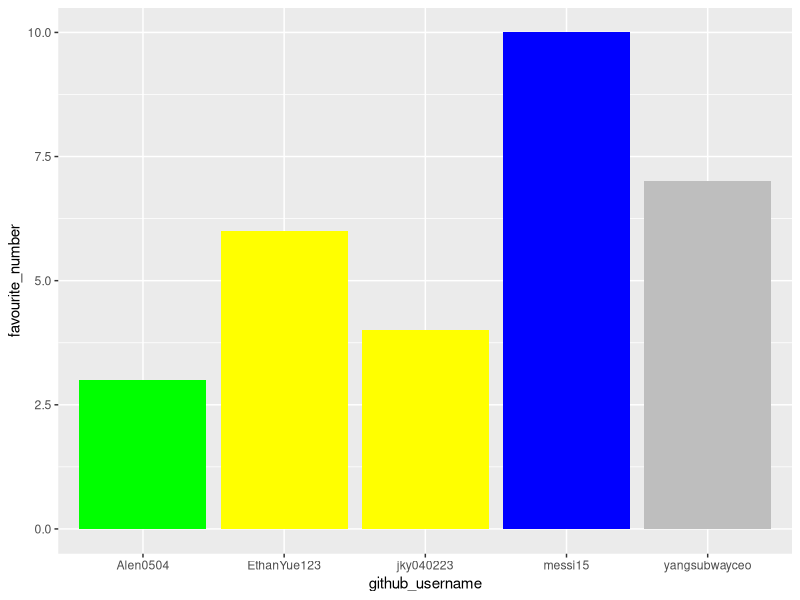
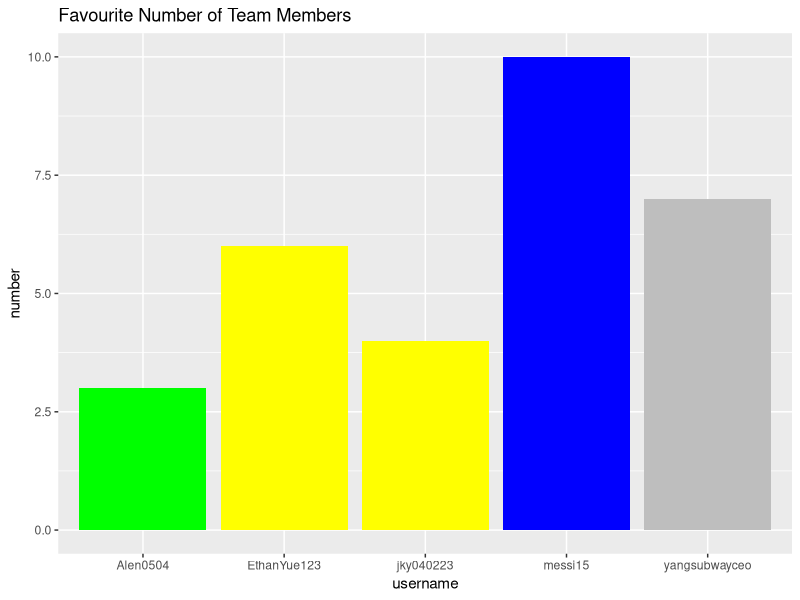
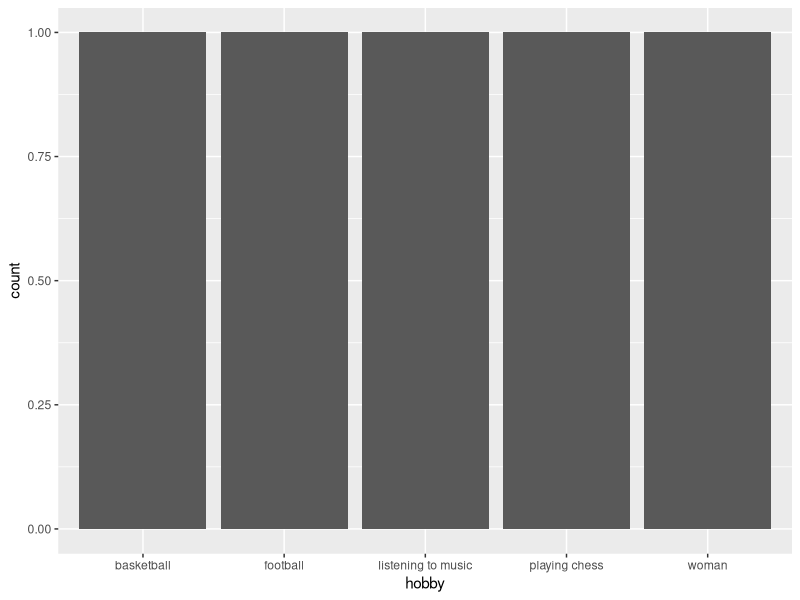

The R script that drew these images, in order:
## ---- chunk 1
library(tidyverse) 
## ---- chunk 2
team_data <- tibble(
  name = c("Lim Zhen Yang", "Yuchun Zhu", "Mingshi Yue", 
           "Kevin Jiang", "Guo Yifan"),
  github_username = c("yangsubwayceo", "messi15", "EthanYue123", 
                      "jky040223", "Alen0504"), 
  colour = c("gray", "blue", "yellow", 
             "yellow", "green"),
  hobby = c("listening to music", "football", "woman", 
            "basketball", "playing chess"),
  favourite_number = c(7, 10, 6, 4, 3)
  )

team_data
## ---- chunk 3
p1 <- ggplot(data = team_data, 
             mapping = aes(x = github_username, 
                           y = favourite_number,
                           fill = colour), 
             ) +
   geom_col() +
   scale_fill_identity()
p1
## ---- chunk 4
p1 + labs(x = "username", 
          y = "number",
          title = "Favourite Number of Team Members")
## ---- chunk 5
p2 <- ggplot(team_data, aes(x = hobby)) +
  geom_bar()
p2
